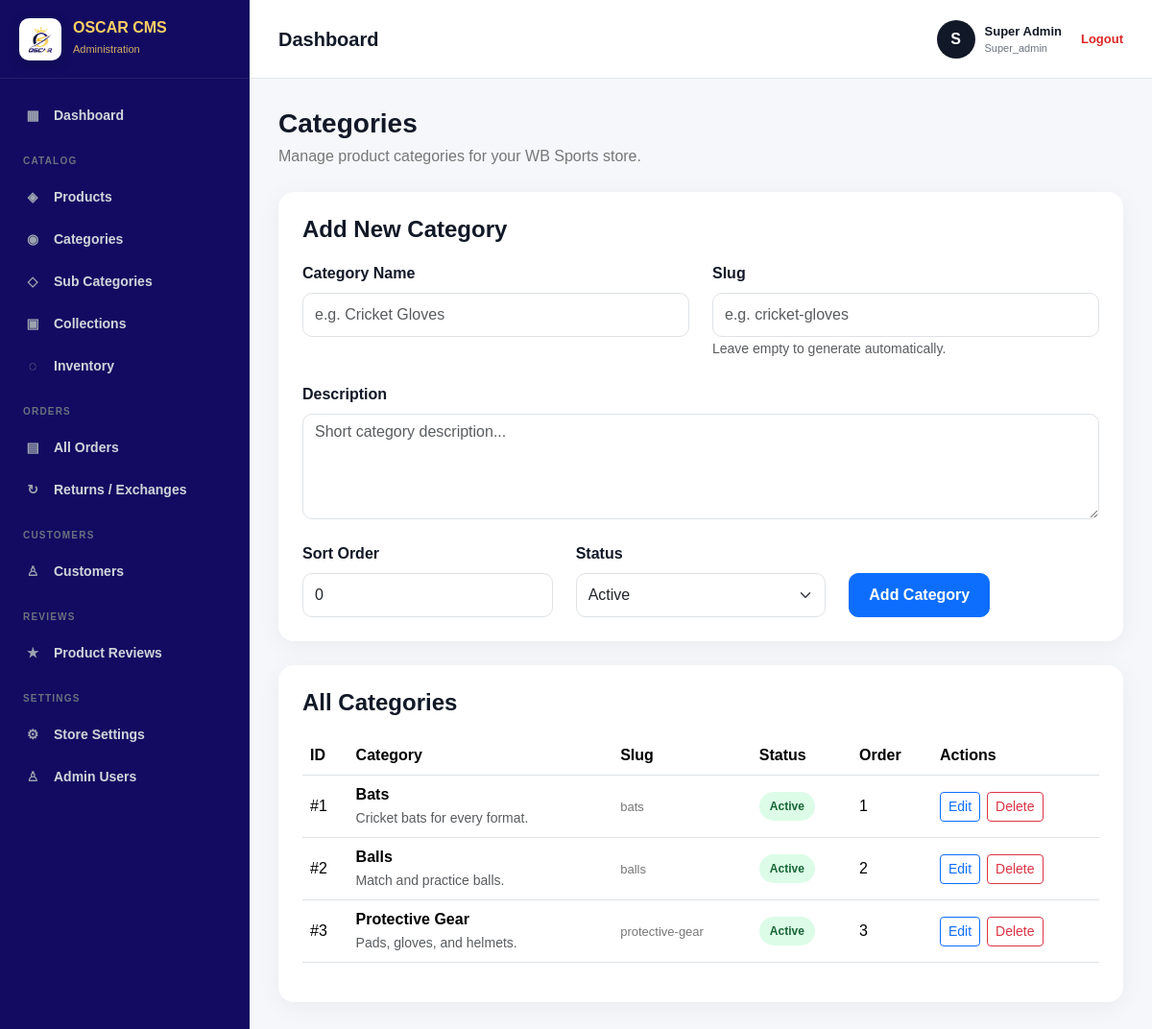
The app's page /admin/categories.php (signed in) with its own data.
### tables this page shows
CREATE TABLE categories (
    id INT UNSIGNED AUTO_INCREMENT PRIMARY KEY,
    name VARCHAR(150) NOT NULL,
    slug VARCHAR(170) NOT NULL UNIQUE,
    description TEXT NULL,
    status TINYINT(1) NOT NULL DEFAULT 1,
    sort_order INT NOT NULL DEFAULT 0,
    created_at TIMESTAMP DEFAULT CURRENT_TIMESTAMP,
    updated_at TIMESTAMP DEFAULT CURRENT_TIMESTAMP ON UPDATE CURRENT_TIMESTAMP
);

### admin/categories.php (the view, shortened to what this page needs)
<?php
require_once "../config/database.php";
$editCategory = null;
$stmt = $pdo->query("
    SELECT *
    FROM categories
    ORDER BY sort_order ASC, id DESC
");
$categories = $stmt->fetchAll();
?>
<!DOCTYPE html>
<html lang="en">
<head>
    <link
        href="https://cdn.jsdelivr.net/npm/bootstrap@5.3.3/dist/css/bootstrap.min.css"
        rel="stylesheet"
    >
    <link
        rel="stylesheet"
        href="assets/css/admin.css"
    >
</head>
<body>
<?php include "../includes/sidebar.php"; ?>
<div class="main-area">
    <?php include "../includes/header.php"; ?>
    <main class="page-content">
        <div class="page-header">
            <div>
                <h1>Categories</h1>
                <p>
                    Manage product categories for your WB Sports store.
                </p>
            </div>
        </div>
        <div class="category-form-card">
            <h4>
                <?= $editCategory ? "Edit Category" : "Add New Category" ?>
            </h4>
            <form method="POST">
                <div class="row g-4">
                    <div class="col-md-6">
                        <label class="form-label">
                            Category Name
                        </label>
                        <input
                            type="text"
                            name="name"
                            class="form-control"
                            placeholder="e.g. Cricket Gloves"
                            value="<?= htmlspecialchars($editCategory['name'] ?? '') ?>"
                            required
                        >
                    </div>
                    <div class="col-md-6">
                        <label class="form-label">
                            Slug
                        </label>
                        <input
                            type="text"
                            name="slug"
                            class="form-control"
                            placeholder="e.g. cricket-gloves"
                            value="<?= htmlspecialchars($editCategory['slug'] ?? '') ?>"
                        >
                        <small class="text-muted">
                            Leave empty to generate automatically.
                        </small>
                    </div>
                    <div class="col-12">
                        <label class="form-label">
                            Description
                        </label>
                        <textarea
                            name="description"
                            class="form-control"
                            placeholder="Short category description..."
                        ><?= htmlspecialchars($editCategory['description'] ?? '') ?></textarea>
                    </div>
                    <div class="col-md-4">
                        <label class="form-label">
                            Sort Order
                        </label>
                        <input
                            type="number"
                            name="sort_order"
                            class="form-control"
                            value="<?= htmlspecialchars($editCategory['sort_order'] ?? '0') ?>"
                        >
                    </div>
                    <div class="col-md-4">
                        <label class="form-label">
                            Status
                        </label>
                        <select
                            name="status"
                            class="form-select"
                        >
                            <option
                                value="1"
                                <?= (!$editCategory || $editCategory['status'] == 1) ? 'selected' : '' ?>
                            >
                                Active
                            </option>
                        </select>
                    </div>
                    <div class="col-md-4 d-flex align-items-end gap-2">
                        <button
                            type="submit"
                            class="btn btn-primary"
                        >
                            <?= $editCategory ? "Update Category" : "Add Category" ?>
                        </button>
                    </div>
                </div>
            </form>
        </div>
        <div class="category-table-card">
            <h4>All Categories</h4>
            <?php if (count($categories) > 0): ?>
                <div class="table-responsive">
                    <table class="table table-hover">
                        <thead>
                            <tr>
                                <th>ID</th>
                                <th>Category</th>
                                <th>Slug</th>
                                <th>Status</th>
                                <th>Order</th>
                                <th>Actions</th>
                            </tr>
                        </thead>
                        <tbody>
                        <?php foreach ($categories as $category): ?>
                            <tr>
                                <td>
                                    #<?= (int) $category['id'] ?>
                                </td>
                                <td>
                                    <div class="category-name">
                                        <?= htmlspecialchars($category['name']) ?>
                                    </div>
                                    <?php if (!empty($category['description'])): ?>
                                        <small class="text-muted">
                                            <?= htmlspecialchars($category['description']) ?>
                                        </small>
                                    <?php endif; ?>
                                </td>
                                <td>
                                    <span class="category-slug">
                                        <?= htmlspecialchars($category['slug']) ?>
                                    </span>
                                </td>
                                <td>
                                    <?php if ($category['status'] == 1): ?>
                                        <span class="status-badge status-active">
                                            Active
                                        </span>
                                    <?php else: ?>
                                        <span class="status-badge status-inactive">
                                            Inactive
                                        </span>
                                    <?php endif; ?>
                                </td>
                                <td>
                                    <?= (int) $category['sort_order'] ?>
                                </td>
                                <td>
                                    <div class="action-buttons">
                                        <a
                                            href="categories.php?edit=<?= (int) $category['id'] ?>"
                                            class="btn btn-sm btn-outline-primary"
                                        >
                                            Edit
                                        </a>
                                        <a
                                            href="categories.php?delete=<?= (int) $category['id'] ?>"
                                            class="btn btn-sm btn-outline-danger"
                                            onclick="return confirm('Are you sure you want to delete this category?');"
                                        >
                                            Delete
                                        </a>
                                    </div>
                                </td>
                            </tr>
                        <?php endforeach; ?>
                        </tbody>
                    </table>
                </div>
            <?php endif; ?>
        </div>
    </main>
</div>
</body>
</html>

### admin/assets/css/admin.css (style rules this page uses)
* { box-sizing: border-box; }
:root { --sidebar: #130B61; --sidebar-hover: #211878; --background: #f5f7fa; --white: #ffffff; --text: #111827; --muted: #6b7280; --border: #e5e7eb; --primary: #111827; --shadow: 0 8px 30px rgba(0, 0, 0, 0.05); }
html, body { margin: 0; padding: 0; min-height: 100%; }
body { background: var(--background); color: var(--text); font-family: Arial, sans-serif; }
a { text-decoration: none; }
.main-area { width: calc(100% - 260px); margin-left: 260px; min-height: 100vh; display: flex; flex-direction: column; }
.main-area { min-width: 0; }
.table-responsive { width: 100%; max-width: 100%; overflow-x: auto; -webkit-overflow-scrolling: touch; }
.category-form-card, .category-table-card { min-width: 0; max-width: 100%; }

### admin/categories.php (style rules this page uses)
.page-content { padding: 30px; }
.page-header { display: flex; justify-content: space-between; align-items: center; gap: 20px; margin-bottom: 25px; }
.page-header h1 { margin: 0; font-size: 28px; font-weight: 700; }
.page-header p { margin: 5px 0 0; color: #777; }
.category-form-card, .category-table-card { background: #fff; border-radius: 16px; padding: 25px; box-shadow: 0 5px 25px rgba(0, 0, 0, 0.05); margin-bottom: 25px; }
.category-form-card h4, .category-table-card h4 { font-weight: 700; margin-bottom: 20px; }
.form-label { font-weight: 600; }
.form-control, .form-select { min-height: 46px; border-radius: 10px; }
textarea.form-control { min-height: 110px; }
.btn-primary { border-radius: 10px; padding: 10px 20px; font-weight: 600; }
.table { vertical-align: middle; }
.category-name { font-weight: 700; }
.category-slug { font-size: 13px; color: #777; }
.status-badge { display: inline-block; padding: 6px 11px; border-radius: 30px; font-size: 12px; font-weight: 700; }
.status-active { background: #dcfce7; color: #166534; }
.action-buttons { display: flex; gap: 7px; flex-wrap: wrap; }
.action-buttons a { text-decoration: none; }

### records on screen
categories: id "1", name "Bats", description "Cricket bats for every format.", slug "bats", status "Active", sort_order "1"
categories: id "2", name "Balls", description "Match and practice balls.", slug "balls", status "Active", sort_order "2"
categories: id "3", name "Protective Gear", description "Pads, gloves, and helmets.", slug "protective-gear", status "Active", sort_order "3"

### other values on screen
substr($admin_name, 0, 1) "S"
$admin_name "Super Admin"
$admin_role "Super_admin"
